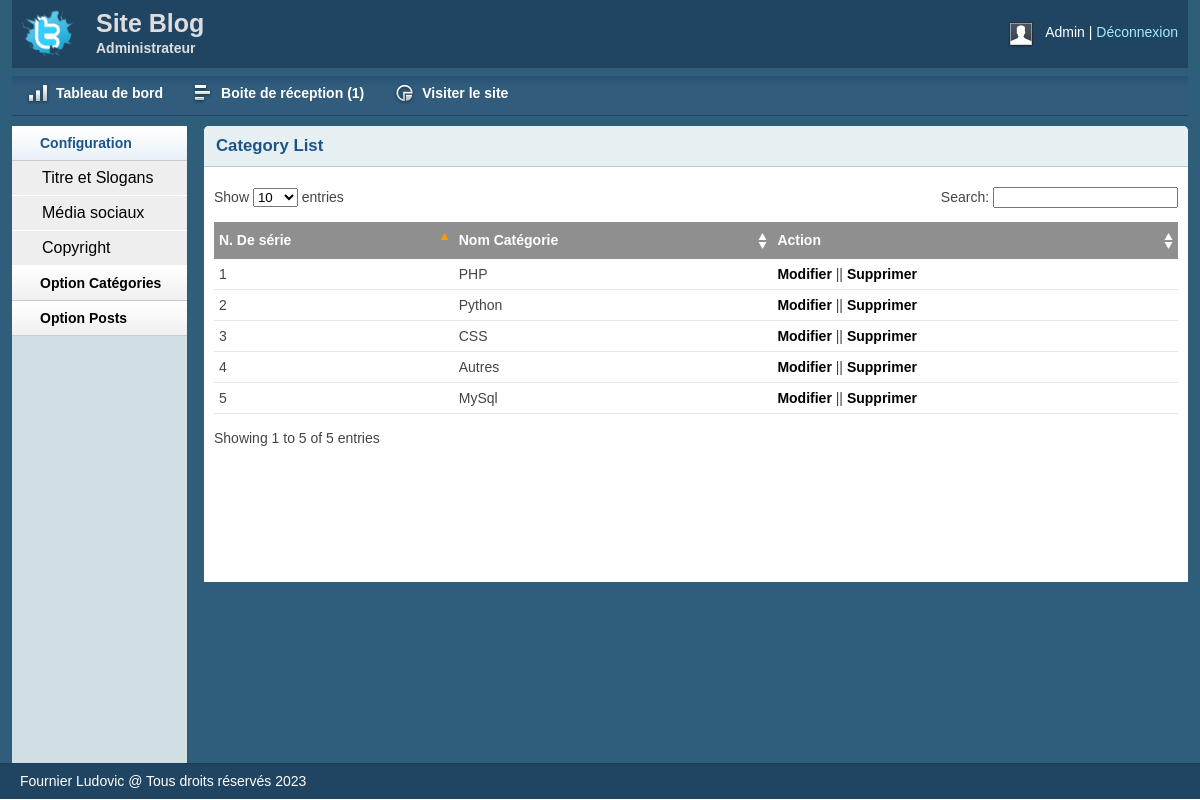
Page /admin/category_list.php (signed in) on the committed database.
### tables this page shows
CREATE TABLE IF NOT EXISTS `title` (
  `id` int NOT NULL AUTO_INCREMENT,
  `title` varchar(255) NOT NULL,
  `logo` varchar(255) NOT NULL,
  PRIMARY KEY (`id`)
);

CREATE TABLE IF NOT EXISTS `category` (
  `category_id` int NOT NULL AUTO_INCREMENT,
  `name` varchar(50) NOT NULL,
  PRIMARY KEY (`category_id`)
);

CREATE TABLE IF NOT EXISTS `footer` (
  `id` int NOT NULL AUTO_INCREMENT,
  `copyright` varchar(255) NOT NULL,
  PRIMARY KEY (`id`)
);

### db/Database.php (called while the page is built, shortened)
<?php
class Database
{
    public $host = DB_HOST;
    public $user = DB_USER;
    public $pass = DB_PASSWORD;
    public $dbname = DB_NAME;
    public $link;
    private function connectDB()
    {
        $this->link = new mysqli($this->host, $this->user, $this->pass, $this->dbname);
    }
    public function select($query)
    {
        $result = $this->link->query($query) or die($this->link->error . __LINE__);
        if ($result->num_rows > 0) {
            return $result;
        } else {
            return false;
        }
    }
}

### admin/category_list.php (the view, shortened to what this page needs)
<?php
include 'includes/header.php';
include 'includes/sidebar.php';
?>
<div class="grid_10">
    <div class="box round first grid">
        <h2>Category List</h2>
        <div class="block">
            <table class="data display datatable" id="example">
                <thead>
                    <tr>
                        <th>N. De série</th>
                        <th>Nom Catégorie</th>
                        <th>Action</th>
                    </tr>
                </thead>
                <tbody>
                    <?php
                    $query = "SELECT * FROM category ORDER BY category_id DESC";
                    $post = $db->select($query);
                    if ($post) {
                        while ($result = $post->fetch_assoc()) {
                    ?>
                    <tr class="odd gradeX">
                        <td><?php echo $result['category_id'];?></td>
                        <td><?php echo $result['name']; ?></td>
                        <td><a href="edit_category.php?catid=<?php echo $result['category_id']?>">Modifier</a>
                            || <a onclick="return confirm('Êtes-vous sûr de vouloir supprimer?')" href="?delid=<?php echo $result['category_id'];?>">Supprimer</a></td>
                    </tr>
                    <?php } }?>
                </tbody>
            </table>
        </div>
    </div>
</div>
<?php
include 'includes/footer.php';
?>

### admin/includes/header.php (shortened to what this page needs)
<?php include "../db/Database.php" ?>
<?php
$db = new Database();
?>
<!DOCTYPE html>
<html>
<head>
    <link rel="stylesheet" type="text/css" href="css/reset.css" media="screen" />
    <link rel="stylesheet" type="text/css" href="css/text.css" media="screen" />
    <link rel="stylesheet" type="text/css" href="css/grid.css" media="screen" />
    <link rel="stylesheet" type="text/css" href="css/layout.css" media="screen" />
    <link rel="stylesheet" type="text/css" href="css/nav.css" media="screen" />
    <link href="css/table/demo_page.css" rel="stylesheet" type="text/css" />
</head>
<body>
    <div class="container_12">
        <div class="grid_12 header-repeat">
            <div id="branding">
                <?php
                $query = "SELECT * FROM title WHERE id='1'";
                $title = $db->select($query);
                if ($title) {
                    while ($result = $title->fetch_assoc()) {
                ?>
                        <div class="floatleft logo">
                            <img src="<?php echo $result['logo'] ?>" alt="Logo" />
                        </div>
                        <div class="floatleft middle">
                            <h1><?php echo $result['title'] ?></h1>
                            <p>Administrateur</p>
                        </div>
                <?php }
                } ?>
                <div class="floatright">
                    <div class="floatleft">
                        <img src="img/img-profile.jpg" alt="Profile Pic" />
                    </div>
                    <div class="floatleft marginleft10">
                        <ul class="inline-ul floatleft">
                            <li>Admin</li>
                            <li><a href="?action=logout">Déconnexion</a></li>
                        </ul>
                    </div>
                </div>
            </div>
        </div>
        <div class="grid_12">
            <ul class="nav main">
                <li class="ic-dashboard"><a href="index.php"><span>Tableau de bord</span></a> </li>
                <li class="ic-grid-tables"><a href="inbox.php"><span>Boite de réception
                            <?php
                            $query = "SELECT * FROM contact WHERE status ='0'";
                            $message = $db->select($query);
                            if ($message) {
                                $count = mysqli_num_rows($message);
                                echo "(" . $count . ")";
                            } else {
                                "(0)";
                            }
                            ?>
                        </span> </a>
                </li>
                <li class="ic-charts"><a target="_blank" href="../index.php"><span>Visiter le site</span></a></li>
            </ul>
        </div>

### admin/includes/footer.php (shortened to what this page needs)
</div>
<div id="site_info">
    <?php
    $query = "SELECT * FROM footer WHERE id='1'";
    $copyright = $db->select($query);
    if ($copyright){
    while ($result = $copyright->fetch_assoc()){
    ?>
        <p><?php echo $result['copyright'] ?> <?php echo date('Y')?> </p>
    <?php } }?>
</div>
</body>
</html>

### admin/css/text.css (style rules this page uses)
body { font: 13px/1.5 Tahoma, Helvetica, Arial, 'Liberation Sans', FreeSans, sans-serif; }
h1 { font-size: 25px; }
h2 { font-size: 23px; }
ul { list-style: square; }
li { margin-left: 30px; }
p, dl, hr, h1, h2, h3, h4, h5, h6, ol, ul, pre, table, address, fieldset { margin-bottom: 20px; }

### admin/css/grid.css (style rules this page uses)
.container_12, .container_16 { min-height: 620px; width: 100%; }
.grid_1, .grid_2, .grid_3, .grid_4, .grid_5, .grid_6, .grid_7, .grid_8, .grid_9, .grid_10, .grid_11, .grid_12, .grid_13, .grid_14, .grid_15, .grid_16 { display: inline; float: left; margin-left: 1%; margin-right: 1%; }
.container_12 .grid_12, .container_16 .grid_16 { width: 98%; }
.container_12 .grid_10 { width: 81.333%; }

### admin/css/layout.css (style rules this page uses)
body { background: #fff none repeat scroll 0 0; color: #444; font-size: 14px; padding: 0; }
.floatleft { float:left; }
.logo img { margin-top: -15px; width: 52px; }
.middle { margin-left: 22px; margin-top: -14px; }
.middle h1 { color:#ddd;margin:0 }
.middle p { color: #ddd; margin: 0; font-weight: bold; }
.floatright { float:right; }
.inline-ul li { display:inline; color:#fff; }
.marginleft10 { margin-left:10px; }
a { color: #000; font-weight:bold; text-decoration: none; }
.container_12, .container_16 { background:#2E5E79; }
h1, h2, h3, h4, h5, h6 { line-height:1.2em; margin-bottom:.3em; }
h2 { margin-top:1em; }
#branding { font-weight: normal; margin-bottom: 0; padding: 22px 10px 3px; text-align: left; }
.header-repeat { background:url(../img/header-repeat.jpg) repeat-x; }
#branding a { color:#A1EAFF; font-weight:normal; }
#branding a:before { content:" | "; color:#fff; }
#branding ul, #branding ul li { margin:0px; padding:0px; }
#branding li { padding:0px 0px 0px 0px !important; }
.box { background:#fff; margin-bottom:20px; padding:10px 10px 10px 10px; margin-left:-8px; }
.box.grid { padding-bottom:40px; }
.box.round { -moz-border-radius: 5px 5px 0px 0px; -webkit-border-radius: 5px 5px 0px 0px; border-radius: 5px 5px 0px 0px; }
.box h2 { font-size:1.2em; font-weight:bold; color:#1B548D; background:#E6F0F3; margin:-10px -10px 0 -10px; padding:10px 12px; border-bottom:1px solid #B3CBD6; -moz-border-radius: 5px 5px 0px 0px; -webkit-border-radius: 5px 5px 0px 0px; border-radius: 5px 5px 0px 0px; }
.box.first { min-height: 406px; }
.block { padding-top:20px; }
p { margin-bottom:1em; }
ul, ol { padding-top:0; }
#site_info { color:#fff; background:#204562; border-top:1px solid #1d3b53; padding-left:20px; }
#site_info p { line-height:35px; margin-bottom:0px; }
.block { padding-bottom:1px; }
table.display { margin: 0 auto; clear: both; width: 100%; }
.sorting_asc { background: #8f8f8f url(../img/table/sort_asc.png) no-repeat center right; padding:8px 5px; text-align:left; color:#fff; }
.sorting { background:#8f8f8f url(../img/table/sort_both.png) no-repeat center right; padding:8px 5px; text-align:left; color:#fff; }
tr.odd { height: 30px; line-height: 30px; border-bottom:1px solid #e6e6e6; }
tr.even { height: 30px; line-height: 30px; border-bottom:1px solid #e6e6e6; }
tr.odd td, tr.even td { padding-left:5px; }

### admin/css/nav.css (style rules this page uses)
ul.nav, ul.nav * { margin:0;padding:0; }
ul.nav { background: rgba(0, 0, 0, 0) url("../img/nav-repeat2.jpg") repeat-x scroll 0 8px !important; height: 58px; max-width: 100%; position: relative; }
ul.nav li { cursor:pointer; float:left; text-align:center; list-style-type:none; font-weight:normal; vertical-align:middle; }
ul.nav li a { color:#fff; font-weight:bold; text-decoration:none; display:block; float:left; padding:0 1em; height:3.7em; line-height:3.7em; }
ul.main li { position:relative; top:0; left:0; }
ul.main li a { height:3.7em; line-height:3.7em; border:0; color:#fff; }
ul.nav li.ic-dashboard a span, .ic-dashboard { background:url(../img/icon-dashboard.png) no-repeat center left; }
ul.nav li.ic-charts a span, .ic-charts { background:url(../img/icon-charts-graphs.png) no-repeat center left; }
ul.nav li.ic-grid-tables a span, .ic-grid-tables { background:url(../img/icon-grid-tables.png) no-repeat center left; }
ul.nav li { background-image: none !important; overflow: hidden; }
ul.nav li a span { padding: 0px 0px 0px 30px; display: block; background-repeat: no-repeat; white-space: nowrap; }

### rows in the picture
title: logo (picture), title "Site Blog"
category: category_id "5", name "MySql"
category: category_id "4", name "Autres"
category: category_id "3", name "CSS"
category: category_id "2", name "Python"
category: category_id "1", name "PHP"
footer: copyright "Fournier Ludovic @ Tous droits réservés"

### other values in the picture
$count "1"
